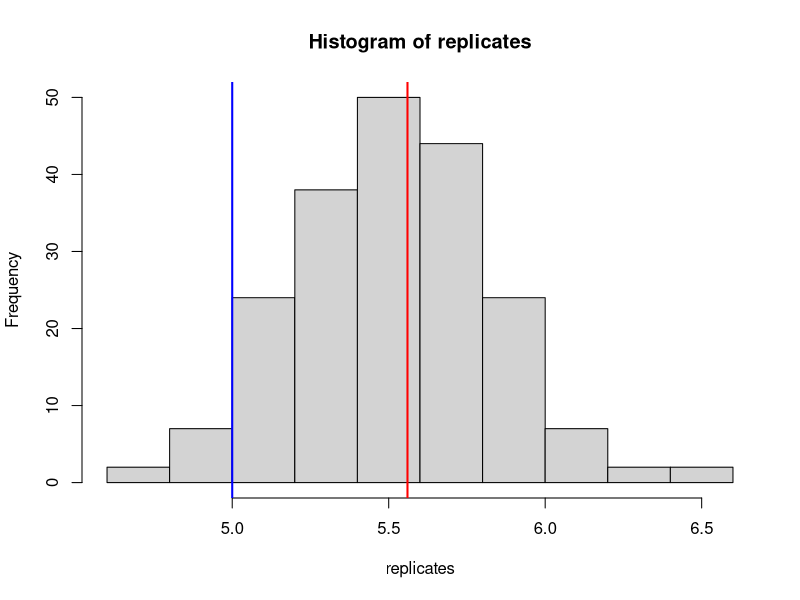
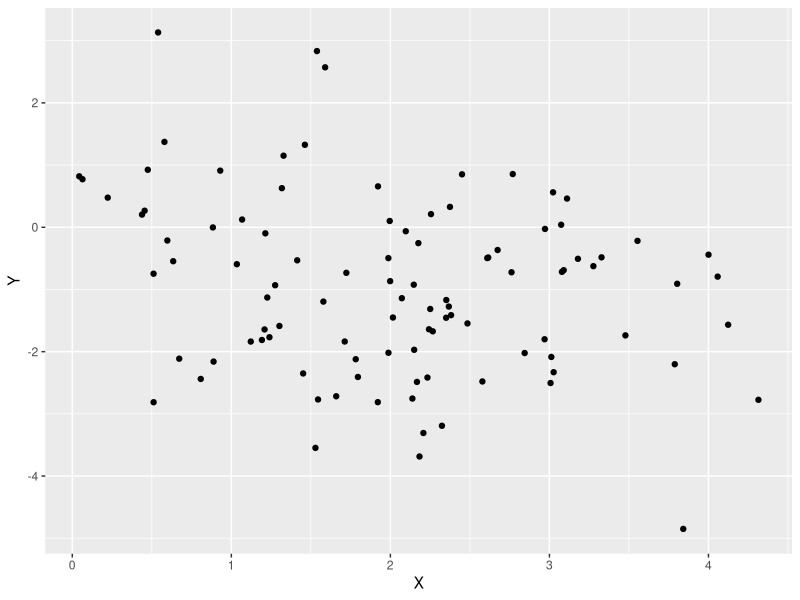
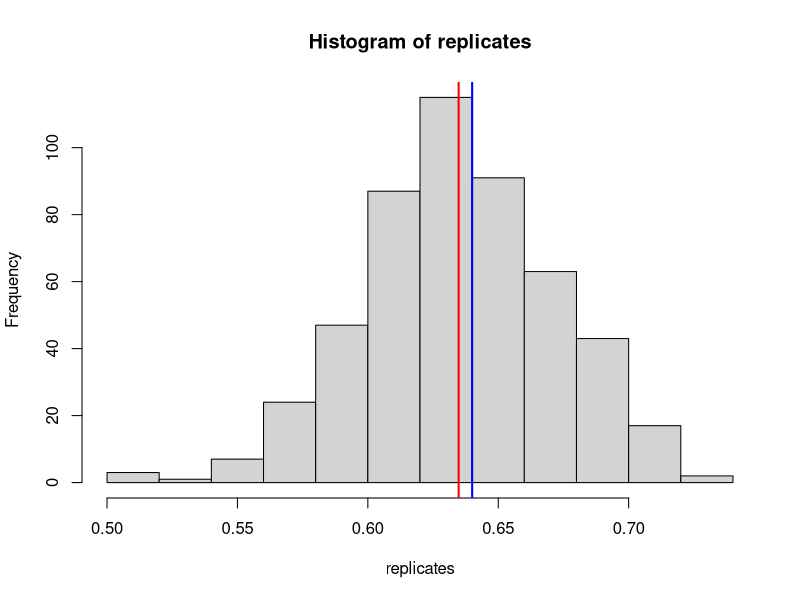
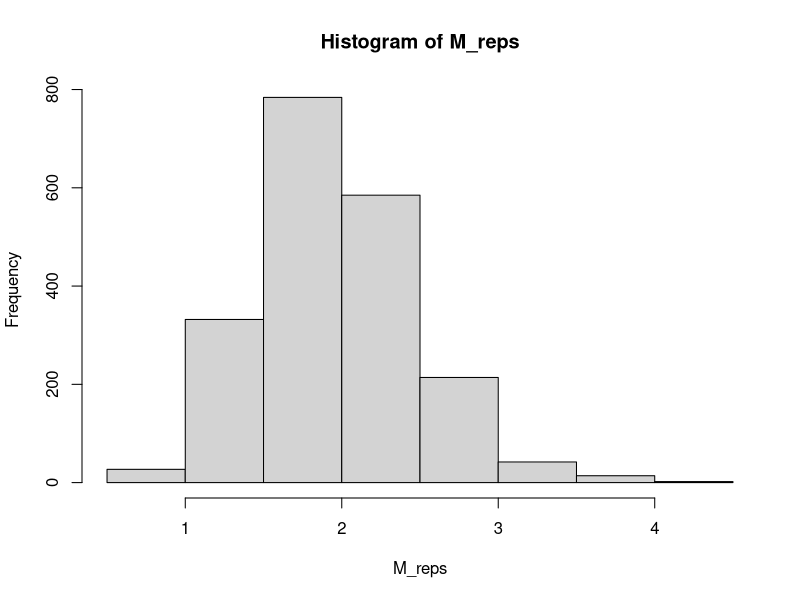
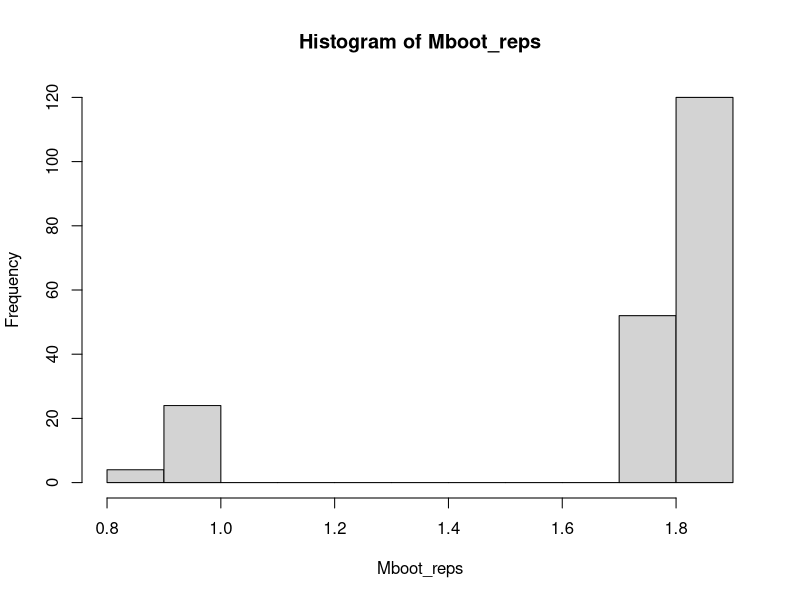

The R script that drew these images, in order:
## ---- chunk 1
knitr::opts_chunk$set(echo = TRUE)

require(ggplot2)
## ---- chunk 2
n <- 25
lambdatrue <- 5
data <- rpois(n=n, lambda=5) # Generate a sample of 25 iid RVs
lambdahat <- mean(data) # Estimate lambda.

# Now, let's do the bootstrap.
# We'll repeatedly (B times)  resample n=25 observations from the data.
# On each resample, compute lambdahat (i.e., take the mean).
B <- 200 # Number of bootstrap replicates.
replicates <- rep(NA,B) # We'll store
for( i in 1:B ) {
  resample <- sample(data, n, replace=TRUE)
  replicates[i] <- mean(resample)
}
## ---- chunk 3
hist(replicates)
abline(v=lambdahat, lwd=2, col='red')
abline(v=lambdatrue, lwd=2, col='blue')
## ---- chunk 4
sd_lambda <- sd( replicates )
CI <- c( lambdahat-1.96*sd_lambda, lambdahat+1.96*sd_lambda)
# And check if our CI contains lambda = 5.
CI[1] < lambdatrue & lambdatrue < CI[2]
## ---- chunk 5
run_pois_bootstrap_expt <- function( lambdatrue, n, B ) {
  # lambdatrue is the true value of lambda to use in generating our data.
  # n is the sample size.
  # B is the number of bootstrap replicates to use.
  
  # First things first, generate data.
  data <- rpois( n=n, lambda=lambdatrue )
  lambdahat = mean( data ) # Our point estimate for lambda.
  
  # Generate B bootstrap replicates.
  replicates <- rep(NA,B)
  # Each replicate draws n data points, with replacement, from data
  # and computes its mean (i.e., estimates lambda from the resampled data)
  for( i in 1:B ) {
    # resample n elements of the data, with replacement.
    resampled_data <- sample( data, n, replace=TRUE )
    replicates[i] <- mean( resampled_data )
  }
  # Now use those replicates to estimate SD of and construct a 95% CI.
  sd_boot <- sd( replicates ) # estimate of the std dev of alphahat
  CI <- c(lambdahat-1.96*sd_boot, lambdahat+1.96*sd_boot)
  # Finally, check if this CI caught lambda successfully.
  # Return TRUE/FALSE accordingly.
  
  return( (CI[1] < lambdatrue) & (lambdatrue < CI[2]) )
}
## ---- chunk 6
N_expt <- 500 # number of CIs to construct.
successes <- rep(NA,N_expt) # Keep track of whether or not each CI caught alpha.
for( i in 1:N_expt ) {
  # Repeat the experiment N_expt times.
  # lambdatrue=5, B=200 bootstrap replicates, n=25 observations in the data sample.
  successes[i] <- run_pois_bootstrap_expt( 5, 200, 25 )
}
mean(successes)
## ---- chunk 7
require(MASS)

generate_pairs <- function( n ) {
  # Generate n pairs of financial returns.
  muX <- 2; muY <- -1
  CovMx <- matrix( c(1,-.25,-.25,2), nrow = 2)
  data <- mvrnorm(n=100, mu=c(muX,muY), Sigma=CovMx)
  return( data.frame( 'X'=data[,1], 'Y'=data[,2]) )
}

fin_pairs <- generate_pairs( 100 ) # Generate 100 (X,Y) pairs.
head(fin_pairs)
## ---- chunk 8
pp <- ggplot(data=fin_pairs, aes(x=X, y=Y)) + geom_point()
pp
## ---- chunk 9
Sigmahat <- cov( fin_pairs ) #Sigma is the common symbol for a covariance matrix.
Sigmahat
## ---- chunk 10
sigma2hatXX <- Sigmahat[1,1]
sigma2hatYY <- Sigmahat[2,2]
sigmahatXY <- Sigmahat[1,2]
## ---- chunk 11
alphahat <- (sigma2hatYY - sigmahatXY)/(sigma2hatXX + sigma2hatYY -2*sigmahatXY)
alphahat
## ---- chunk 12
sigma2XX <- 1
sigma2YY <- 2
sigmaXY <- -0.25
alpha_true <-(sigma2YY - sigmaXY)/(sigma2XX + sigma2YY -2*sigmaXY)
alpha_true
## ---- chunk 13
compute_alphahat <- function( data ) {
  # We're assuming that data is a data frame with two columns.
  Sigmahat <- cov( data )
  # Extract the variance and covariance estimates from the sample covariance
  sigma2hatXX <- Sigmahat[1,1]
  sigma2hatYY <- Sigmahat[2,2]
  sigmahatXY <- Sigmahat[1,2]
  # plug these into the definition of alpha.
  alphahat <- (sigma2hatYY - sigmahatXY)/(sigma2hatXX + sigma2hatYY -2*sigmahatXY)
  return(alphahat)
}

alphahat <- compute_alphahat( fin_pairs )
## ---- chunk 14
B <- 500
replicates <- rep(NA,B)
n <- nrow( fin_pairs ) # number of observations in our data set.
for( i in 1:B ) {
  # To resample the data, we will sample indices, and then grab those rows.
  resample_indices <- sample( 1:n, n, replace=TRUE )
  resampled_data <- fin_pairs[resample_indices,]
  replicates[i] <- compute_alphahat( resampled_data )
}
hist( replicates )
abline( v=alphahat, col='red', lwd=2) # alpha of true data.
abline( v=0.64, col='blue', lwd=2) # True alpha
## ---- chunk 15
# Estimate the variance of alphahat from our bootstrap replicates.
sd_alphahat <- sd( replicates ) # estimate of the std dev of alphahat
CI <- c(alphahat-1.96*sd_alphahat, alphahat+1.96*sd_alphahat)
CI
## ---- chunk 16
CI[1] < alpha_true & alpha_true < CI[2]
## ---- chunk 17
run_bootstrap_expt <- function( data, B ) {
  # data is a data frame.
  # B is the number of bootstrap replicates to use.
  
  # Generate B bootstrap replicates.
  replicates <- rep(NA,B)
  # Each replicate draws n data points, with replacement, from fin_pairs.
  n <- nrow( data ) # number of observations in our data set.
  for( i in 1:B ) {
    # To resample the data, we will sample indices, and then grab those rows.
    resample_indices <- sample( 1:n, n, replace=TRUE )
    resampled_data <- data[resample_indices,]
    replicates[i] <- compute_alphahat( resampled_data )
  }
  # Now use those replicates to estimate SD of alphahat and construct a 95% CI.
  alphahat <- compute_alphahat( data )
  sd_alphahat <- sd( replicates ) # estimate of the std dev of alphahat
  CI <- c(alphahat-1.96*sd_alphahat, alphahat+1.96*sd_alphahat)
  # Finally, check if this CI caught alpha successfully.
  # Return TRUE/FALSE accordingly.
  return( (CI[1] < alpha_true) & (alpha_true < CI[2]) )
}

## ---- chunk 18
N_expt <- 200 # number of CIs to construct.
successes <- rep(NA,N_expt) # Keep track of whether or not each CI caught alpha.
for( i in 1:N_expt ) {
  # Generate new data.
  data <- generate_pairs( 100 )
  successes[i] <- run_bootstrap_expt( data, 200 ) # Using B=200 replicates.
}
mean(successes)
## ---- chunk 19
n_samp <- 25 # Number of data samples to take
n_rep <- 2000 # Number of replicates of M to create.
M_reps <- rep( NA, n_rep )
for( i in 1:n_rep ) {
  data <- rnorm(n=n_samp)
  M_reps[i] <- max(data)
}
hist( M_reps )
## ---- chunk 20
ExpecM <- mean(M_reps)
ExpecM
## ---- chunk 21
sd(M_reps)
## ---- chunk 22
data <- rnorm(n=n_samp)
B <- 200
Mboot_reps <- rep( NA, B )
for( b in 1:B ){
  resamp <- sample( data, n_samp, replace=TRUE)
  Mboot_reps[b] <- max(resamp)
}
hist(Mboot_reps)
## ---- chunk 23
sd(Mboot_reps)
## ---- chunk 24
sd(M_reps)
## ---- chunk 25
M <- max(data)
seMboot <- sd(Mboot_reps)
CI <- c( M-1.96*seMboot, M+1.96*seMboot )
CI
## ---- chunk 26
CI[1] < ExpecM & ExpecM < CI[2]
## ---- chunk 27
# A function to repeat the same experiment easily without having to repeat ourselves.
run_max_boot_expt <- function( n, B ) {
  data <- rnorm(n)
  M <- max(data)
  Mboot_reps <- rep(NA,B)
  for(b in 1:B) {
    resamp <- sample( data, n, replace=TRUE)
    Mboot_reps[b] <- max(resamp)
  }
  seMboot <- sd(Mboot_reps)
  CI <- c( M-1.96*seMboot, M+1.96*seMboot )
  return( CI[1] < ExpecM & ExpecM < CI[2] )
}
## ---- chunk 28
Nexpt <- 500
successes <- rep(NA,Nexpt)
for(i in 1:Nexpt) {
  successes[i] <- run_max_boot_expt( n_samp, 200 )
}
mean(successes)
